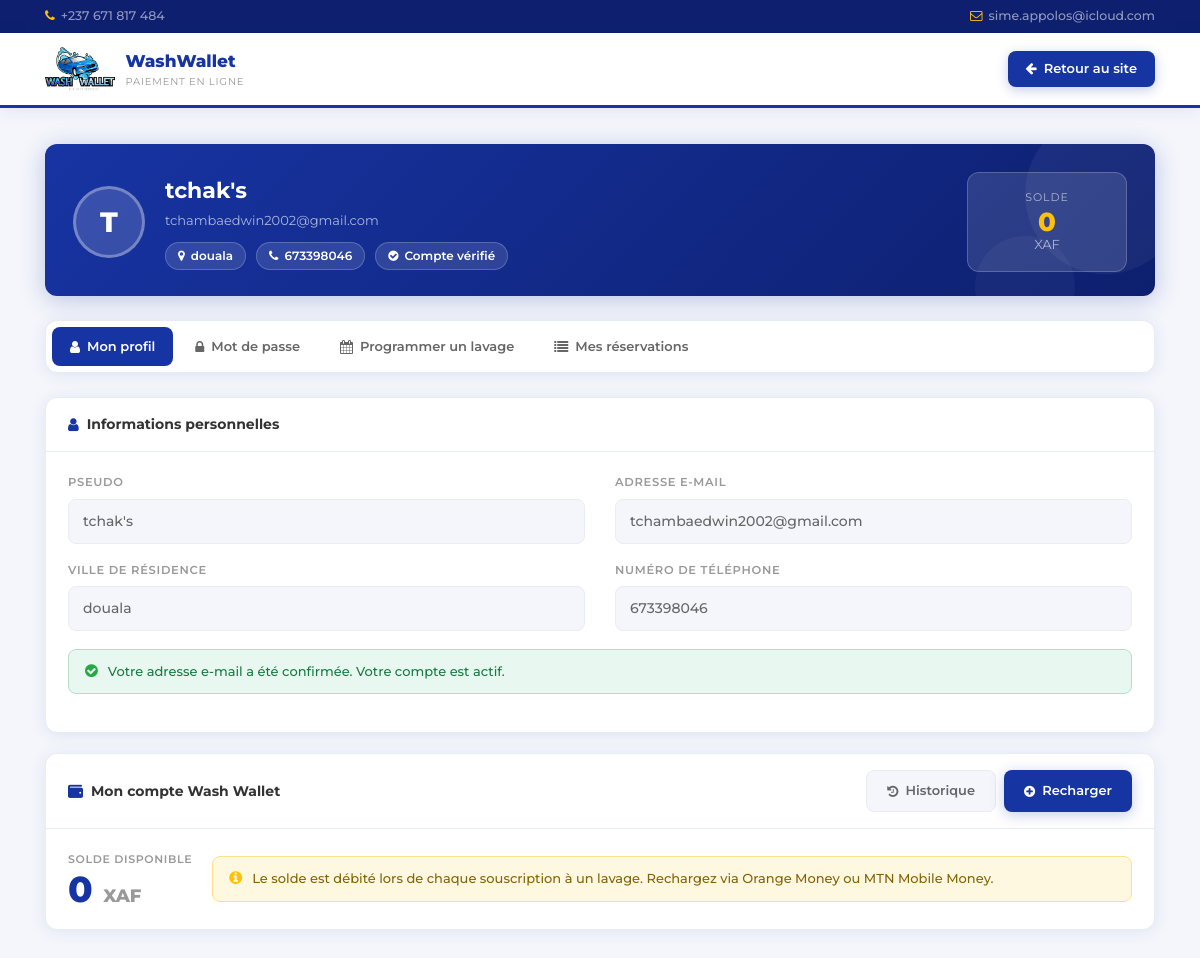
The page /emailApp/profil (signed in) on the database its author committed.
### emailApp/models.py (models this page shows, shortened)
class Utilisateur(AbstractBaseUser):
    email = models.EmailField(verbose_name='adresse email', max_length=255, unique=True)
    pseudo = models.CharField(max_length=50, unique=True)
    numero_telephone = models.CharField(max_length=15, unique=True)
    ville_residence = models.CharField(max_length=100)
    is_admin = models.BooleanField(default=False)
    is_active = models.BooleanField(default=False)  # Le compte n'est pas actif par défaut
    account_activation_token = account_activation_token
    objects = UtilisateurManager()
    USERNAME_FIELD = 'email'
    REQUIRED_FIELDS = ['pseudo', 'numero_telephone', 'ville_residence']

class Compte(models.Model):
    numero_compte = models.CharField(max_length=255, unique=True, default=uuid.uuid4, editable=False, primary_key=True)
    solde = models.DecimalField(max_digits=10, decimal_places=2)
    utilisateur = models.ForeignKey('Utilisateur', on_delete=models.CASCADE)

### emailApp/views.py (the view)
# urls.py: path('profil', views.profil, name='profil'),
def profil(request):
    from django.utils import timezone
    import datetime as dt
    user = request.user
    try:
        compte = Compte.objects.get(utilisateur=user)
        solde = compte.solde
    except Compte.DoesNotExist:
        compte = Compte.objects.create(utilisateur=user, solde=0)
        solde = 0
    today    = timezone.now().date()
    max_date = today + dt.timedelta(days=30)
    transactions = Transaction.objects.filter(
        utilisateur=user
    ).order_by('-date_transaction')
    return render(request, 'profil.html', {
        'solde':        solde,
        'today':        today.strftime('%Y-%m-%d'),
        'max_date':     max_date.strftime('%Y-%m-%d'),
        'transactions': transactions,
    })

### templates/profil.html (shortened to what this page needs)
{% extends "base.html" %}
{% load static %}
{% block link %}
<link href="{% static 'assets/stylesheets/bootstrap.min.css' %}" rel="stylesheet">
<link rel="stylesheet" href="https://cdnjs.cloudflare.com/ajax/libs/font-awesome/4.7.0/css/font-awesome.min.css">
{% endblock %}
{% block header %}
<div class="ww-topbar-profil">
    <div class="container">
        <div class="tp-inner">
            <div class="tp-item"><i class="fa fa-phone"></i><span>+237 671 817 484</span></div>
            <div class="tp-item"><i class="fa fa-envelope-o"></i><span>sime.appolos@icloud.com</span></div>
        </div>
    </div>
</div>
<nav class="ww-navbar-profil">
    <div class="container">
        <div class="nav-inner">
            <a href="{% url 'vitrine' %}" class="brand">
                <img src="{% static 'assets/images/logo.png' %}" alt="Wash Wallet">
                <div>
                    <div class="brand-name">WashWallet</div>
                    <div class="brand-sub">Paiement en ligne</div>
                </div>
            </a>
            <a href="{% url 'vitrine' %}" class="ww-back-btn">
                <i class="fa fa-arrow-left"></i> Retour au site
            </a>
        </div>
    </div>
</nav>
{% endblock %}
{% block content %}
<div class="profil-page">
    <div class="container">
        <div class="user-hero">
            <div class="user-avatar-big" id="heroAvatar">{{ user.pseudo|first|upper }}</div>
            <div class="user-hero-info">
                <div class="user-hero-name">{{ user.pseudo }}</div>
                <div class="user-hero-email">{{ user.email }}</div>
                <div class="user-hero-badges">
                    <div class="hero-badge"><i class="fa fa-map-marker"></i> {{ user.ville_residence }}</div>
                    <div class="hero-badge"><i class="fa fa-phone"></i> {{ user.numero_telephone }}</div>
                    <div class="hero-badge"><i class="fa fa-check-circle"></i> Compte vérifié</div>
                </div>
            </div>
            <div class="solde-hero">
                <div class="solde-hero-label">Solde</div>
                <div class="solde-hero-value">{{ solde|floatformat:0 }}</div>
                <div class="solde-hero-unit">XAF</div>
            </div>
        </div>
        <div class="ww-tabs">
            <button class="ww-tab-btn active" data-tab="tab-general">
                <i class="fa fa-user"></i> Mon profil
            </button>
            <button class="ww-tab-btn" data-tab="tab-password">
                <i class="fa fa-lock"></i> Mot de passe
            </button>
            <button class="ww-tab-btn" data-tab="tab-reservation">
                <i class="fa fa-calendar"></i> Programmer un lavage
            </button>
            <button class="ww-tab-btn" data-tab="tab-mes-reservations">
                <i class="fa fa-list"></i> Mes réservations
            </button>
        </div>
        <div class="ww-pane active" id="tab-general">
            <div class="ww-card">
                <div class="ww-card-head">
                    <div class="ww-card-title"><i class="fa fa-user"></i> Informations personnelles</div>
                </div>
                <div class="ww-card-body">
                    <div class="row">
                        <div class="col-md-6">
                            <div class="ww-form-group">
                                <label class="ww-form-label">Pseudo</label>
                                <input class="ww-input" type="text" value="{{ user.pseudo }}" readonly>
                            </div>
                        </div>
                        <div class="col-md-6">
                            <div class="ww-form-group">
                                <label class="ww-form-label">Adresse e-mail</label>
                                <input class="ww-input" type="text" value="{{ user.email }}" readonly>
                            </div>
                        </div>
                        <div class="col-md-6">
                            <div class="ww-form-group">
                                <label class="ww-form-label">Ville de résidence</label>
                                <input class="ww-input" type="text" value="{{ user.ville_residence }}" readonly>
                            </div>
                        </div>
                        <div class="col-md-6">
                            <div class="ww-form-group">
                                <label class="ww-form-label">Numéro de téléphone</label>
                                <input class="ww-input" type="text" value="{{ user.numero_telephone }}" readonly>
                            </div>
                        </div>
                    </div>
                    <div class="ww-alert ww-alert-success">
                        <i class="fa fa-check-circle"></i>
                        <span>Votre adresse e-mail a été confirmée. Votre compte est actif.</span>
                    </div>
                </div>
            </div>
            <div class="ww-card">
                <div class="ww-card-head">
                    <div class="ww-card-title"><i class="fa fa-wallet"></i> Mon compte Wash Wallet</div>
                    <div style="display:flex; gap:8px;">
                        <button class="ww-btn ww-btn-ghost" id="btnToggleHistorique">
                            <i class="fa fa-history"></i> Historique
                        </button>
                        <button class="ww-btn ww-btn-primary" data-toggle="modal" data-target="#rechargeModal">
                            <i class="fa fa-plus-circle"></i> Recharger
                        </button>
                    </div>
                </div>
                <div class="ww-card-body">
                    <div style="display:flex; align-items:center; gap:20px; flex-wrap:wrap; margin-bottom:0;">
                        <div>
                            <div style="font-size:11px; font-weight:600; color:var(--text-3); text-transform:uppercase; letter-spacing:0.06em; margin-bottom:4px;">Solde disponible</div>
                            <div style="font-size:36px; font-weight:800; color:var(--primary); line-height:1;">
                                {{ solde|floatformat:0 }} <span style="font-size:18px; color:var(--text-3);">XAF</span>
                            </div>
                        </div>
                        <div style="flex:1; min-width:220px;">
                            <div class="ww-alert ww-alert-warning" style="margin-bottom:0;">
                                <i class="fa fa-info-circle"></i>
                                <span>Le solde est débité lors de chaque souscription à un lavage. Rechargez via Orange Money ou MTN Mobile Money.</span>
                            </div>
                        </div>
                    </div>
                </div>
            </div>
        </div>
    </div>
</div>
{% endblock %}

### rows shown on the page
Utilisateur: pseudo|first "T", pseudo "tchak's", email "tchambaedwin2002@gmail.com", ville_residence "douala", numero_telephone "673398046"
Compte: solde "0"
